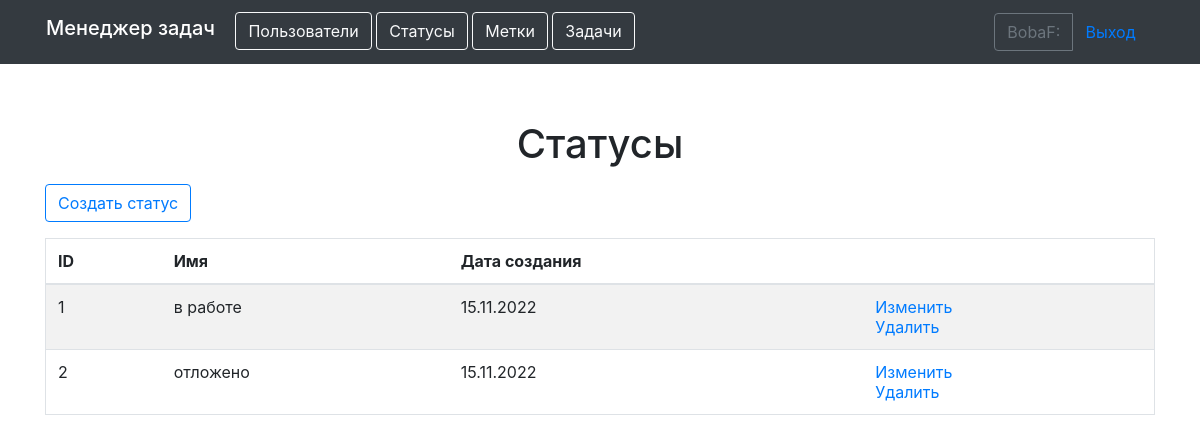
Page /statuses/ (signed in) on the committed database.
### task_manager/apps/users/models.py (models this page shows)
class User(AbstractUser):
    def __str__(self):
        return self.get_full_name()

### task_manager/apps/statuses/models.py (models this page shows, shortened)
class Status(models.Model):
    time_create = models.DateTimeField(auto_now_add=True)
    name = models.CharField(max_length=255,
                            verbose_name=names.name)

### task_manager/apps/statuses/views.py (the view, shortened to what this page needs)
# urls.py: path('', StatusesList.as_view(), name='statuses'),
class StatusesList(LoginRequiredMixin, ListView):
    model = Status
    context_object_name = 'statuses'
    template_name = 'lists/statuses_list.html'
    login_url = 'login'

### task_manager/templates/lists/statuses_list.html
{% extends 'basic.html' %}
{% load bootstrap4 %}
{% load i18n %}
{% block content %}
  <div class="mb-3 text-center">
    <h1>{% translate "Statuses" %}</h1>
  </div>
  <a href="{% url 'create_st' %}" class="btn btn-outline-primary mb-3" role="button">{% translate "Create status" %}</a>
  <table class="table table-striped border">
    <thead>
      <tr>
        <th>{% translate "ID" %}</th>
        <th>{% translate "Name" %}</th>
        <th>{% translate "Created date" %}</th>
        <th></th>
      </tr>
    </thead>
    <tbody>
      {% for status in statuses %}
        <tr>
          <td>{{ status.id }}</td>
          <td>{{ status.name}}</td>
          <td>{{ status.time_create|date:'d.m.Y' }}</td>
          <td>
              <a href="{% url 'update_st' status.pk %}">{% translate "Update" %}</a>
              <br>
              <a href="{% url 'delete_st' status.pk %}">{% translate "Delete" %}</a>
          </td>
        </tr>
      {% endfor %}
    </tbody>
  </table>
{% endblock %}

### task_manager/templates/basic.html (shortened to what this page needs)
{% load bootstrap4 %}
{% load i18n %}
{% get_current_language as LANGUAGE_CODE %}
{% bootstrap_css %}
<!DOCTYPE html>
<html lang="{{ LANGUAGE_CODE }}">
<head>
</head>
<body class="d-flex flex-column h-100">
    <header>
        <div class="container d-flex justify-content-between">
            <nav class="navbar navbar-expand-md navbar-dark fixed-top bg-dark">
                <div class="container-fluid">
                    <div class="col-md-10">
                        <h1 class="navbar-brand" >{% translate "Task manager" %}</h1>
                        <a href="{% url 'users_list' %}" class="btn btn-outline-light" role="button">{% translate "Users" %}</a>
                        {% if request.user.is_authenticated %}
                        <a href="{% url 'statuses' %}" class="btn btn-outline-light" role="button">{% translate "Statuses" %}</a>
                        <a href="{% url 'labels' %}" class="btn btn-outline-light" role="button">{% translate "Labels" %}</a>
                        <a href="{% url 'tasks_list' %}" class="btn btn-outline-light" role="button">{% translate "Tasks" %}</a>
                        {% endif %}
                    </div>
                    <div class="col-6 col-md-2">
                        {% if request.user.is_authenticated %}
                        <div class="btn-group" data-toggle="buttons">
                            <a class="btn btn-outline-secondary" >{{ user.username }}:</a>
                            <a href="{% url 'logout' %}" class="btn btn-link" role="button">{% translate "Log out" %}</a>
                            </div>
                        {% else %}
                        <div class="btn-group" data-toggle="buttons">
                            <a href="{% url 'login' %}" class="btn btn-link" role="button">{% translate "Log in" %}</a>
                            <a href="{% url 'register' %}" class="btn btn-link" role="button">{% translate "Sing up" %}</a>
                        </div>
                        {% endif %}
                    </div>
                </div>
            </nav>
        </div>
    </header>
    <main role="main" class="container" style="margin-top: 120px">
        {% block content %}
        {% endblock %}
    </main>
</body>
</html>

### rows in the picture
User: username "BobaF"
Status: id "1", name "в работе", time_create "15.11.2022"
Status: id "2", name "отложено", time_create "15.11.2022"
